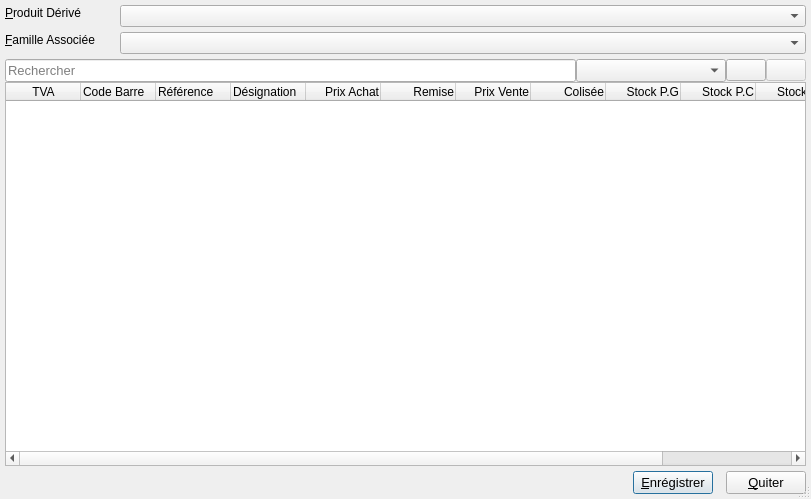
<?xml version="1.0" encoding="UTF-8"?>
<ui version="4.0">
 <class>GroupedProductCreationForm</class>
 <widget class="QDialog" name="GroupedProductCreationForm">
  <property name="enabled">
   <bool>true</bool>
  </property>
  <property name="geometry">
   <rect>
    <x>0</x>
    <y>0</y>
    <width>811</width>
    <height>499</height>
   </rect>
  </property>
  <property name="windowTitle">
   <string>Sales Point</string>
  </property>
  <property name="windowIcon">
   <iconset resource="resources.qrc">
    <normaloff>:/main/logo.png</normaloff>:/main/logo.png</iconset>
  </property>
  <property name="sizeGripEnabled">
   <bool>true</bool>
  </property>
  <property name="modal">
   <bool>true</bool>
  </property>
  <layout class="QGridLayout" name="mainlyt_">
   <property name="leftMargin">
    <number>5</number>
   </property>
   <property name="topMargin">
    <number>0</number>
   </property>
   <property name="rightMargin">
    <number>5</number>
   </property>
   <property name="bottomMargin">
    <number>5</number>
   </property>
   <property name="horizontalSpacing">
    <number>5</number>
   </property>
   <property name="verticalSpacing">
    <number>0</number>
   </property>
   <item row="4" column="0">
    <layout class="QHBoxLayout" name="hlyt_bottom">
     <property name="spacing">
      <number>0</number>
     </property>
     <item>
      <spacer name="hspcr_bottom">
       <property name="orientation">
        <enum>Qt::Horizontal</enum>
       </property>
       <property name="sizeHint" stdset="0">
        <size>
         <width>17</width>
         <height>20</height>
        </size>
       </property>
      </spacer>
     </item>
     <item>
      <layout class="QVBoxLayout" name="vlyt_bottom_amount">
       <item>
        <spacer name="vspcr_amount">
         <property name="orientation">
          <enum>Qt::Vertical</enum>
         </property>
         <property name="sizeHint" stdset="0">
          <size>
           <width>20</width>
           <height>5</height>
          </size>
         </property>
        </spacer>
       </item>
       <item>
        <layout class="QHBoxLayout" name="hlyt_bottom_btn">
         <property name="spacing">
          <number>0</number>
         </property>
         <item>
          <widget class="QPushButton" name="pbtn_validate">
           <property name="font">
            <font>
             <pointsize>10</pointsize>
            </font>
           </property>
           <property name="text">
            <string>&amp;Enrégistrer</string>
           </property>
           <property name="icon">
            <iconset resource="resources.qrc">
             <normaloff>:/sales/validate.png</normaloff>:/sales/validate.png</iconset>
           </property>
          </widget>
         </item>
         <item>
          <spacer name="hspcr_rihgt">
           <property name="orientation">
            <enum>Qt::Horizontal</enum>
           </property>
           <property name="sizeType">
            <enum>QSizePolicy::Preferred</enum>
           </property>
           <property name="sizeHint" stdset="0">
            <size>
             <width>13</width>
             <height>20</height>
            </size>
           </property>
          </spacer>
         </item>
         <item>
          <widget class="QPushButton" name="pbtn_cancel">
           <property name="font">
            <font>
             <pointsize>10</pointsize>
            </font>
           </property>
           <property name="text">
            <string>&amp;Quiter</string>
           </property>
           <property name="icon">
            <iconset resource="resources.qrc">
             <normaloff>:/sales/cancel.png</normaloff>:/sales/cancel.png</iconset>
           </property>
          </widget>
         </item>
        </layout>
       </item>
      </layout>
     </item>
    </layout>
   </item>
   <item row="0" column="0">
    <layout class="QHBoxLayout" name="hlyt_top">
     <property name="spacing">
      <number>0</number>
     </property>
     <property name="topMargin">
      <number>5</number>
     </property>
     <property name="bottomMargin">
      <number>5</number>
     </property>
     <item>
      <layout class="QFormLayout" name="flyt_top_left">
       <property name="labelAlignment">
        <set>Qt::AlignBottom|Qt::AlignHCenter</set>
       </property>
       <property name="formAlignment">
        <set>Qt::AlignLeading|Qt::AlignLeft|Qt::AlignVCenter</set>
       </property>
       <property name="horizontalSpacing">
        <number>15</number>
       </property>
       <property name="verticalSpacing">
        <number>5</number>
       </property>
       <item row="0" column="0">
        <widget class="QLabel" name="lbl_product">
         <property name="sizePolicy">
          <sizepolicy hsizetype="Preferred" vsizetype="Fixed">
           <horstretch>0</horstretch>
           <verstretch>0</verstretch>
          </sizepolicy>
         </property>
         <property name="minimumSize">
          <size>
           <width>100</width>
           <height>16</height>
          </size>
         </property>
         <property name="font">
          <font>
           <weight>50</weight>
           <bold>false</bold>
          </font>
         </property>
         <property name="layoutDirection">
          <enum>Qt::LeftToRight</enum>
         </property>
         <property name="text">
          <string>&amp;Produit Dérivé</string>
         </property>
         <property name="buddy">
          <cstring>cbx_product</cstring>
         </property>
        </widget>
       </item>
       <item row="0" column="1">
        <widget class="QComboBox" name="cbx_product">
         <property name="sizePolicy">
          <sizepolicy hsizetype="Expanding" vsizetype="Fixed">
           <horstretch>0</horstretch>
           <verstretch>0</verstretch>
          </sizepolicy>
         </property>
         <property name="minimumSize">
          <size>
           <width>110</width>
           <height>20</height>
          </size>
         </property>
         <property name="maximumSize">
          <size>
           <width>16777215</width>
           <height>25</height>
          </size>
         </property>
         <property name="baseSize">
          <size>
           <width>0</width>
           <height>0</height>
          </size>
         </property>
        </widget>
       </item>
       <item row="1" column="1">
        <widget class="QComboBox" name="cbx_family">
         <property name="sizePolicy">
          <sizepolicy hsizetype="Expanding" vsizetype="Fixed">
           <horstretch>0</horstretch>
           <verstretch>0</verstretch>
          </sizepolicy>
         </property>
         <property name="minimumSize">
          <size>
           <width>110</width>
           <height>20</height>
          </size>
         </property>
         <property name="maximumSize">
          <size>
           <width>16777215</width>
           <height>25</height>
          </size>
         </property>
        </widget>
       </item>
       <item row="1" column="0">
        <widget class="QLabel" name="lbl_family">
         <property name="sizePolicy">
          <sizepolicy hsizetype="Preferred" vsizetype="Fixed">
           <horstretch>0</horstretch>
           <verstretch>0</verstretch>
          </sizepolicy>
         </property>
         <property name="minimumSize">
          <size>
           <width>100</width>
           <height>16</height>
          </size>
         </property>
         <property name="font">
          <font>
           <weight>50</weight>
           <bold>false</bold>
          </font>
         </property>
         <property name="text">
          <string>&amp;Famille Associée</string>
         </property>
         <property name="buddy">
          <cstring>cbx_family</cstring>
         </property>
        </widget>
       </item>
      </layout>
     </item>
    </layout>
   </item>
   <item row="1" column="0">
    <layout class="QHBoxLayout" name="hlyt_mid">
     <property name="spacing">
      <number>0</number>
     </property>
     <item>
      <widget class="QLineEdit" name="ledit_reference">
       <property name="enabled">
        <bool>true</bool>
       </property>
       <property name="sizePolicy">
        <sizepolicy hsizetype="Expanding" vsizetype="Preferred">
         <horstretch>1</horstretch>
         <verstretch>0</verstretch>
        </sizepolicy>
       </property>
       <property name="minimumSize">
        <size>
         <width>250</width>
         <height>0</height>
        </size>
       </property>
       <property name="font">
        <font>
         <pointsize>10</pointsize>
        </font>
       </property>
       <property name="toolTip">
        <string>Saisir la reference article ou le Code Barre </string>
       </property>
       <property name="autoFillBackground">
        <bool>false</bool>
       </property>
       <property name="text">
        <string/>
       </property>
       <property name="placeholderText">
        <string>Rechercher</string>
       </property>
       <property name="clearButtonEnabled">
        <bool>true</bool>
       </property>
      </widget>
     </item>
     <item>
      <widget class="QComboBox" name="cbox_field">
       <property name="sizePolicy">
        <sizepolicy hsizetype="Expanding" vsizetype="Preferred">
         <horstretch>0</horstretch>
         <verstretch>0</verstretch>
        </sizepolicy>
       </property>
       <property name="minimumSize">
        <size>
         <width>150</width>
         <height>0</height>
        </size>
       </property>
      </widget>
     </item>
     <item>
      <widget class="QPushButton" name="pbtn_add">
       <property name="sizePolicy">
        <sizepolicy hsizetype="Fixed" vsizetype="Fixed">
         <horstretch>0</horstretch>
         <verstretch>0</verstretch>
        </sizepolicy>
       </property>
       <property name="minimumSize">
        <size>
         <width>22</width>
         <height>22</height>
        </size>
       </property>
       <property name="maximumSize">
        <size>
         <width>16777215</width>
         <height>16777215</height>
        </size>
       </property>
       <property name="toolTip">
        <string>Ajouter un  article</string>
       </property>
       <property name="text">
        <string/>
       </property>
       <property name="icon">
        <iconset resource="resources.qrc">
         <normaloff>:/sales/add.png</normaloff>:/sales/add.png</iconset>
       </property>
      </widget>
     </item>
     <item>
      <widget class="QPushButton" name="pbtn_delete">
       <property name="enabled">
        <bool>false</bool>
       </property>
       <property name="sizePolicy">
        <sizepolicy hsizetype="Fixed" vsizetype="Fixed">
         <horstretch>0</horstretch>
         <verstretch>0</verstretch>
        </sizepolicy>
       </property>
       <property name="minimumSize">
        <size>
         <width>22</width>
         <height>22</height>
        </size>
       </property>
       <property name="maximumSize">
        <size>
         <width>16777215</width>
         <height>16777215</height>
        </size>
       </property>
       <property name="toolTip">
        <string>Supprimer un article</string>
       </property>
       <property name="text">
        <string/>
       </property>
       <property name="icon">
        <iconset resource="resources.qrc">
         <normaloff>:/sales/delete.png</normaloff>:/sales/delete.png</iconset>
       </property>
       <property name="checkable">
        <bool>false</bool>
       </property>
       <property name="flat">
        <bool>false</bool>
       </property>
      </widget>
     </item>
    </layout>
   </item>
   <item row="2" column="0">
    <widget class="QTableWidget" name="tblwidget_details_">
     <property name="sizePolicy">
      <sizepolicy hsizetype="Expanding" vsizetype="Expanding">
       <horstretch>0</horstretch>
       <verstretch>1</verstretch>
      </sizepolicy>
     </property>
     <property name="autoScrollMargin">
      <number>15</number>
     </property>
     <property name="alternatingRowColors">
      <bool>true</bool>
     </property>
     <property name="showGrid">
      <bool>false</bool>
     </property>
     <property name="wordWrap">
      <bool>false</bool>
     </property>
     <attribute name="horizontalHeaderDefaultSectionSize">
      <number>75</number>
     </attribute>
     <attribute name="horizontalHeaderStretchLastSection">
      <bool>true</bool>
     </attribute>
     <attribute name="verticalHeaderVisible">
      <bool>false</bool>
     </attribute>
     <attribute name="verticalHeaderDefaultSectionSize">
      <number>0</number>
     </attribute>
     <attribute name="verticalHeaderMinimumSectionSize">
      <number>0</number>
     </attribute>
     <column>
      <property name="text">
       <string>TVA</string>
      </property>
     </column>
     <column>
      <property name="text">
       <string>Code Barre</string>
      </property>
      <property name="textAlignment">
       <set>AlignLeading|AlignVCenter</set>
      </property>
     </column>
     <column>
      <property name="text">
       <string>Référence</string>
      </property>
      <property name="toolTip">
       <string>Code Unique de  Référence</string>
      </property>
      <property name="textAlignment">
       <set>AlignLeading|AlignVCenter</set>
      </property>
     </column>
     <column>
      <property name="text">
       <string>Désignation</string>
      </property>
      <property name="toolTip">
       <string>Designation de l'article</string>
      </property>
      <property name="textAlignment">
       <set>AlignLeading|AlignVCenter</set>
      </property>
     </column>
     <column>
      <property name="text">
       <string>Prix Achat</string>
      </property>
      <property name="textAlignment">
       <set>AlignTrailing|AlignVCenter</set>
      </property>
     </column>
     <column>
      <property name="text">
       <string>Remise</string>
      </property>
      <property name="toolTip">
       <string>Remise Applicable a l'article</string>
      </property>
      <property name="textAlignment">
       <set>AlignTrailing|AlignVCenter</set>
      </property>
     </column>
     <column>
      <property name="text">
       <string>Prix Vente</string>
      </property>
      <property name="textAlignment">
       <set>AlignTrailing|AlignVCenter</set>
      </property>
     </column>
     <column>
      <property name="text">
       <string>Colisée</string>
      </property>
      <property name="toolTip">
       <string>Quantité Colisé</string>
      </property>
      <property name="textAlignment">
       <set>AlignTrailing|AlignVCenter</set>
      </property>
     </column>
     <column>
      <property name="text">
       <string>Stock P.G</string>
      </property>
      <property name="toolTip">
       <string>Stock Physique Gros</string>
      </property>
      <property name="textAlignment">
       <set>AlignTrailing|AlignVCenter</set>
      </property>
     </column>
     <column>
      <property name="text">
       <string>Stock P.C</string>
      </property>
      <property name="toolTip">
       <string>Stock Physique Colisé</string>
      </property>
      <property name="textAlignment">
       <set>AlignTrailing|AlignVCenter</set>
      </property>
     </column>
     <column>
      <property name="text">
       <string>Stock T.G</string>
      </property>
      <property name="toolTip">
       <string>Stock Théorique Gros</string>
      </property>
      <property name="textAlignment">
       <set>AlignTrailing|AlignVCenter</set>
      </property>
     </column>
     <column>
      <property name="text">
       <string>Stock T.C</string>
      </property>
      <property name="toolTip">
       <string>Stock Théorique Colisé</string>
      </property>
      <property name="textAlignment">
       <set>AlignTrailing|AlignVCenter</set>
      </property>
     </column>
    </widget>
   </item>
  </layout>
  <action name="actn_add_">
   <property name="text">
    <string>Ajout manuel</string>
   </property>
   <property name="toolTip">
    <string>Ajouter manuellement un article</string>
   </property>
   <property name="shortcut">
    <string>F1</string>
   </property>
  </action>
  <action name="actn_enregistrer_">
   <property name="text">
    <string>Enregistrer les produits</string>
   </property>
   <property name="toolTip">
    <string>Enregistrer les produits créés</string>
   </property>
   <property name="shortcut">
    <string>Ctrl+S</string>
   </property>
  </action>
  <action name="actn_delete_">
   <property name="text">
    <string>Supprimer</string>
   </property>
   <property name="shortcut">
    <string>Del</string>
   </property>
  </action>
  <action name="actn_quit_">
   <property name="text">
    <string>Quiter la page</string>
   </property>
   <property name="toolTip">
    <string>Quiter la Page</string>
   </property>
   <property name="shortcut">
    <string>Ctrl+Q</string>
   </property>
  </action>
 </widget>
 <tabstops>
  <tabstop>cbx_product</tabstop>
  <tabstop>ledit_reference</tabstop>
  <tabstop>pbtn_add</tabstop>
  <tabstop>pbtn_delete</tabstop>
  <tabstop>pbtn_validate</tabstop>
  <tabstop>pbtn_cancel</tabstop>
 </tabstops>
 <resources>
  <include location="resources.qrc"/>
 </resources>
 <connections/>
</ui>
